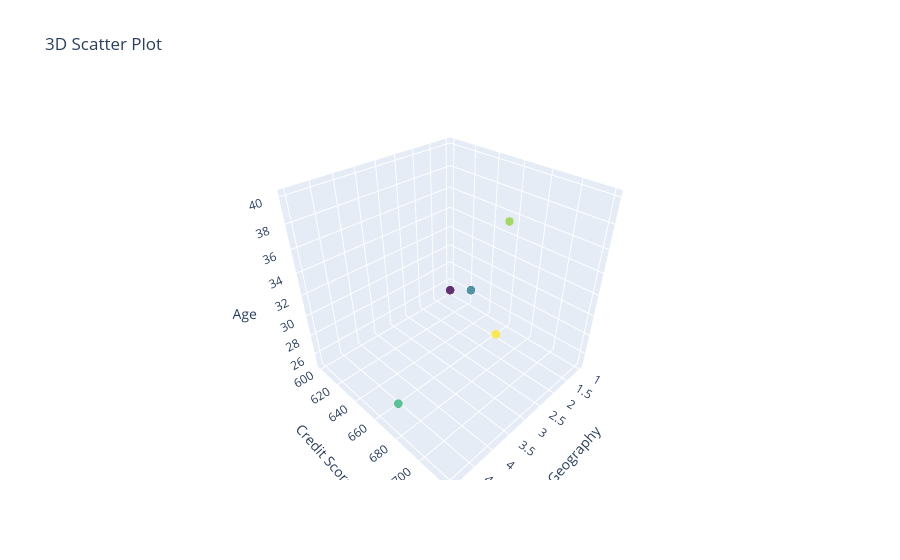

Notebook source saved alongside this figure:
### Markdown cell above
Ques:13  Create a 3D scatter plot using Plotly.

### Code cell
import pandas as pd
import plotly.graph_objects as go

# Sample DataFrame
data = {
    'Geography': [1, 2, 3, 4, 5],
    'CreditScore': [600, 650, 700, 720, 680],
    'Age': [25, 30, 40, 35, 28]
}

df = pd.DataFrame(data)

# Create a 3D scatter plot
fig = go.Figure()

fig.add_trace(go.Scatter3d(
    x=df['Geography'],
    y=df['CreditScore'],
    z=df['Age'],
    mode='markers',
    marker=dict(size=5, color=df['CreditScore'], colorscale='Viridis', opacity=0.8)
))

# Set plot layout
fig.update_layout(title='3D Scatter Plot', scene=dict(
    xaxis_title='Geography',
    yaxis_title='Credit Score',
    zaxis_title='Age'
))

# Display the figure
fig.show()

### Figure 1 — Plotly figure (JSON) as saved in the notebook; plotly's stock layout.template omitted (floating-point values rounded to 4 significant figures)
{"data": [{"marker": {"color": [600, 650, 700, 720, 680], "colorscale": [[0, "#440154"], [0.1111, "#482878"], [0.2222, "#3e4989"], [0.3333, "#31688e"], [0.4444, "#26828e"], [0.5556, "#1f9e89"], [0.6667, "#35b779"], [0.7778, "#6ece58"], [0.8889, "#b5de2b"], [1, "#fde725"]], "opacity": 0.8, "size": 5}, "mode": "markers", "type": "scatter3d", "x": [1, 2, 3, 4, 5], "y": [600, 650, 700, 720, 680], "z": [25, 30, 40, 35, 28]}], "layout": {"scene": {"xaxis": {"title": {"text": "Geography"}}, "yaxis": {"title": {"text": "Credit Score"}}, "zaxis": {"title": {"text": "Age"}}}, "title": {"text": "3D Scatter Plot"}}}
